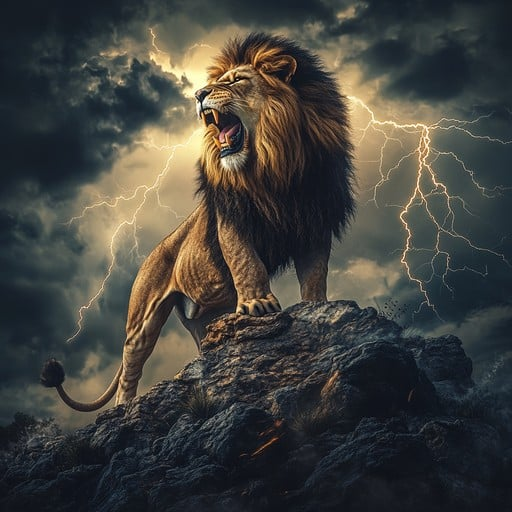
#> input picture Sec(5)-Opencv/images/majestic-lion-roaring-stockcake.jpg, 512 x 512 px
$ jupyter execute hist_equalization.ipynb
#> lines starting #> are read from the running program, lines starting #| are printed output that depends on the picture
[cell 1]
import cv2
import numpy as np
import matplotlib.pyplot as plt

[cell 2]
image = cv2.imread("../images/majestic-lion-roaring-stockcake.jpg")
#> image is the input picture: shape (512, 512, 3); mean B, G, R 61.9, 66.4, 66.7

if image is None:
    print("Issue with image loading.")
else:
    print("Image loaded successfully.")

[cell 3]
image_rgb = cv2.cvtColor(image, cv2.COLOR_BGR2RGB)
image_greyscale = cv2.cvtColor(image, cv2.COLOR_BGR2GRAY)
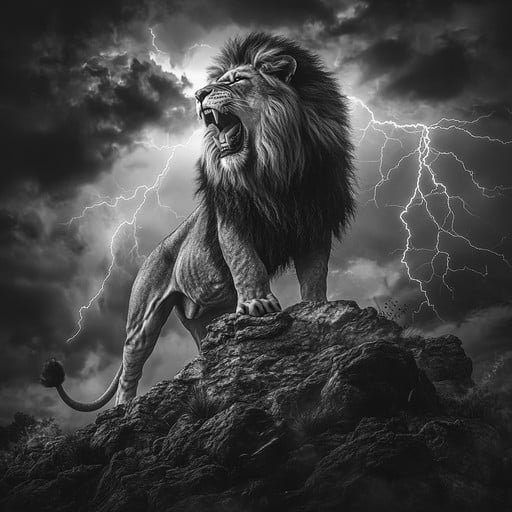
#> image_greyscale: shape (512, 512); min 0, max 254, mean 65.9

[cell 4]
hist, bins = np.histogram(image_greyscale.flatten(), 256, [0,256])
#> hist = 256 values, max 5997 at index 29, min 0 at index 255, mean 1024; bins = 257 values from 0 to 256

# Perform histogram equalization

equialised_image = cv2.equalizeHist(image_greyscale)
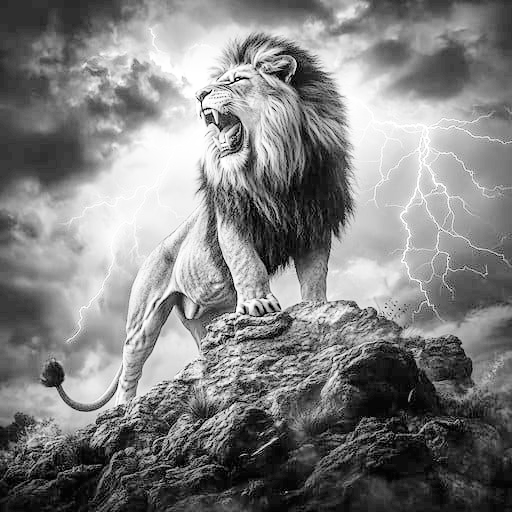
#> equialised_image: shape (512, 512); min 0, max 255, mean 128.9

equalised_hist, bins = np.histogram(equialised_image.flatten(), 256, [0,256])
#> equalised_hist = 256 values, max 5997 at index 58, min 0 at index 3, mean 1024

# plot the results
plt.figure(figsize=(12,6))

plt.subplot(2,2,1)
plt.imshow(image_greyscale, cmap='grey')
plt.title('Original image')

plt.subplot(2,2,2)
plt.plot(hist, color='blue')
plt.title('Original image histogram')

plt.subplot(2,2,3)
plt.imshow(equialised_image, cmap='grey')
plt.title('Original image')

plt.subplot(2,2,4)
plt.plot(equalised_hist, color='green',)
plt.title('Equalised image histogram')

plt.tight_layout()
plt.show()
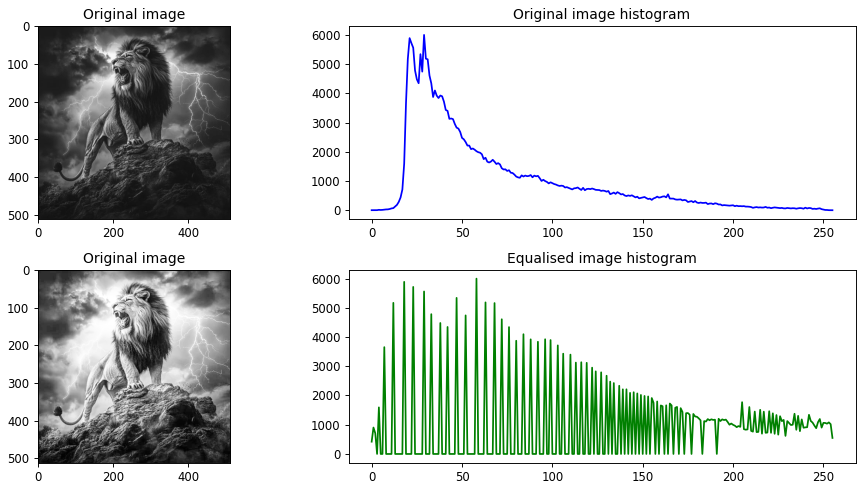
#> figure drawn by matplotlib, 4 panels; panel 2: curve peaks at x = 29, y = 5997; panel 4: curve peaks at x = 58, y = 5997

[cell 5]
equalised_hist
#> Out has the same summary as equalised_hist

[cell 6]
hist
#> Out has the same summary as hist

[cell 7]
# We can do equalization on thse channels ,not on rgb because for changing any color all r,g,b need to be change
# LAB
# Y U V
# Gray

[cell 8]
image_yuv = cv2.cvtColor(image, cv2.COLOR_BGR2YUV)
#> image_yuv: shape (512, 512, 3); mean of channels 0, 1, 2 65.9, 125.8, 128.6

image_yuv[:,:,0] = cv2.equalizeHist(image_yuv[:, :, 0])
#> image_yuv: shape (512, 512, 3); mean of channels 0, 1, 2 128.9, 125.8, 128.6
#  y channel handles the brightness so we equalize it
equalised_color_image = cv2.cvtColor(image_yuv, cv2.COLOR_YUV2BGR)
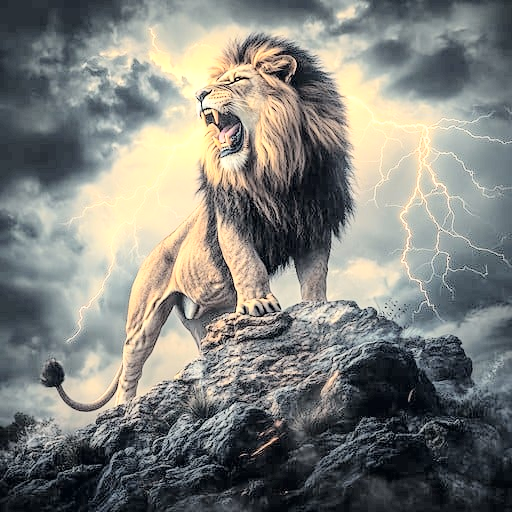
#> equalised_color_image: shape (512, 512, 3); mean B, G, R 124.4, 129.4, 128.4

equalised_color_image_RGB = cv2.cvtColor(equalised_color_image, cv2.COLOR_BGR2RGB)

# plot the results
plt.figure(figsize=(12,8))

plt.subplot(1,2,1)
plt.imshow(image_rgb)
plt.title('Original image')

plt.subplot(1,2,2)
plt.imshow(equalised_color_image_RGB)
plt.title('Equalised rgb image')

plt.tight_layout()
plt.show()
